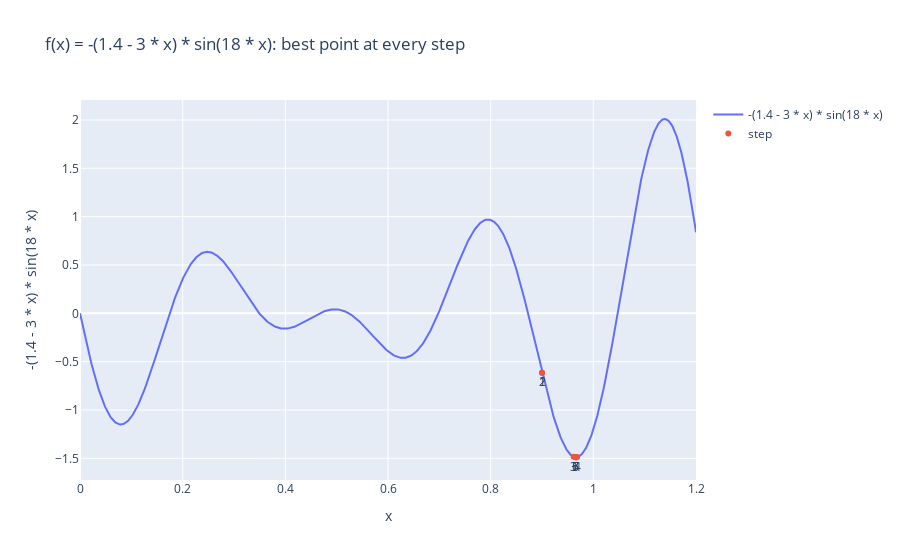
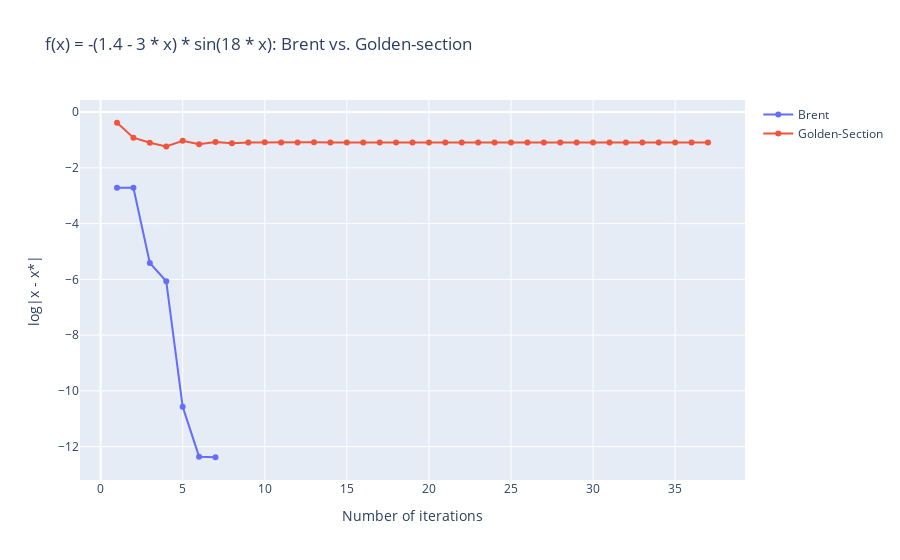

Notebook source saved alongside these figures, in order:
### Markdown cell above
Вот эта функция уже унимодальная и в каком-то смысле хорошая, поэтому реализованный метод Брента почти сразу находит нужную точку (хотя и на предыдщем графике потребовалось всего 6 итераций) в то время, как метод золотого сечения все также старательно режет интервалы.

### Code cell
plot(5, formula="-(1.4 - 3 * x) * sin(18 * x)")

### Figure 1 — Plotly figure (JSON) as saved in the notebook; plotly's stock layout.template omitted (floating-point values rounded to 4 significant figures; data arrays with more than 128 entries replaced by an {"elided": "..."} marker saying what was removed)
{"data": [{"mode": "lines", "name": "-(1.4 - 3 * x) * sin(18 * x)", "type": "scatter", "x": {"elided": "1000 float values"}, "y": {"elided": "1000 float values"}}, {"mode": "markers+text", "name": "step", "text": [1, 2, 3, 4, 5, 6, 7], "textposition": "bottom center", "type": "scatter", "x": [0.9, 0.9, 0.9616, 0.9684, 0.9661, 0.9661, 0.9661], "y": [-0.6141, -0.6141, -1.484, -1.488, -1.489, -1.489, -1.489]}], "layout": {"title": {"text": "f(x) = -(1.4 - 3 * x) * sin(18 * x): best point at every step"}, "xaxis": {"title": {"text": "x"}}, "yaxis": {"title": {"text": "-(1.4 - 3 * x) * sin(18 * x)"}}}}

### Figure 2 — Plotly figure (JSON) as saved in the notebook; plotly's stock layout.template omitted (floating-point values rounded to 4 significant figures)
{"data": [{"mode": "markers+lines", "name": "Brent", "text": [1, 2, 3, 4, 5, 6, 7], "type": "scatter", "x": [1, 2, 3, 4, 5, 6, 7], "y": [-2.717, -2.717, -5.411, -6.069, -10.57, -12.36, -12.38]}, {"mode": "markers+lines", "name": "Golden-Section", "text": [1, 2, 3, 4, 5, 6, 7, 8, 9, 10, 11, 12, 13, 14, 15, 16, 17, 18, 19, 20, 21, 22, 23, 24, 25, 26, 27, 28, 29, 30, 31, 32, 33, 34, 35, 36, 37], "type": "scatter", "x": [1, 2, 3, 4, 5, 6, 7, 8, 9, 10, 11, 12, 13, 14, 15, 16, 17, 18, 19, 20, 21, 22, 23, 24, 25, 26, 27, 28, 29, 30, 31, 32, 33, 34, 35, 36, 37], "y": [-0.3815, -0.9175, -1.101, -1.233, -1.027, -1.149, -1.072, -1.119, -1.09, -1.083, -1.094, -1.087, -1.085, -1.088, -1.089, -1.088, -1.088, -1.088, -1.088, -1.088, -1.088, -1.088, -1.088, -1.088, -1.088, -1.088, -1.088, -1.088, -1.088, -1.088, -1.088, -1.088, -1.088, -1.088, -1.088, -1.088, -1.088]}], "layout": {"title": {"text": "f(x) = -(1.4 - 3 * x) * sin(18 * x): Brent vs. Golden-section"}, "xaxis": {"title": {"text": "Number of iterations"}}, "yaxis": {"title": {"text": "log|x - x*|"}}}}
